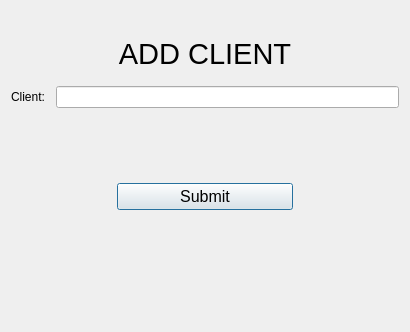
<?xml version="1.0" encoding="UTF-8"?>
<ui version="4.0">
 <class>addClient</class>
 <widget class="QDialog" name="addClient">
  <property name="geometry">
   <rect>
    <x>0</x>
    <y>0</y>
    <width>408</width>
    <height>332</height>
   </rect>
  </property>
  <property name="windowTitle">
   <string>Dialog</string>
  </property>
  <layout class="QGridLayout" name="gridLayout">
   <item row="1" column="0" colspan="4">
    <widget class="QLabel" name="label">
     <property name="sizePolicy">
      <sizepolicy hsizetype="Minimum" vsizetype="Fixed">
       <horstretch>0</horstretch>
       <verstretch>0</verstretch>
      </sizepolicy>
     </property>
     <property name="text">
      <string>&lt;html&gt;&lt;head/&gt;&lt;body&gt;&lt;p align=&quot;center&quot;&gt;&lt;span style=&quot; font-size:22pt;&quot;&gt;ADD CLIENT&lt;/span&gt;&lt;/p&gt;&lt;/body&gt;&lt;/html&gt;</string>
     </property>
    </widget>
   </item>
   <item row="4" column="1" colspan="2">
    <widget class="QPushButton" name="addButton">
     <property name="sizePolicy">
      <sizepolicy hsizetype="Preferred" vsizetype="Fixed">
       <horstretch>0</horstretch>
       <verstretch>0</verstretch>
      </sizepolicy>
     </property>
     <property name="font">
      <font>
       <pointsize>12</pointsize>
      </font>
     </property>
     <property name="text">
      <string>Submit</string>
     </property>
    </widget>
   </item>
   <item row="3" column="1" colspan="2">
    <spacer name="verticalSpacer_4">
     <property name="orientation">
      <enum>Qt::Orientation::Vertical</enum>
     </property>
     <property name="sizeType">
      <enum>QSizePolicy::Policy::Minimum</enum>
     </property>
     <property name="sizeHint" stdset="0">
      <size>
       <width>20</width>
       <height>60</height>
      </size>
     </property>
    </spacer>
   </item>
   <item row="2" column="0" colspan="4">
    <layout class="QGridLayout" name="gridLayout_2">
     <item row="0" column="0">
      <widget class="QLabel" name="label_2">
       <property name="sizePolicy">
        <sizepolicy hsizetype="Fixed" vsizetype="Maximum">
         <horstretch>0</horstretch>
         <verstretch>0</verstretch>
        </sizepolicy>
       </property>
       <property name="text">
        <string>Client:</string>
       </property>
      </widget>
     </item>
     <item row="0" column="3">
      <widget class="QLineEdit" name="titleNameEdit">
       <property name="sizePolicy">
        <sizepolicy hsizetype="Preferred" vsizetype="Minimum">
         <horstretch>0</horstretch>
         <verstretch>0</verstretch>
        </sizepolicy>
       </property>
      </widget>
     </item>
     <item row="0" column="1">
      <spacer name="horizontalSpacer">
       <property name="orientation">
        <enum>Qt::Orientation::Horizontal</enum>
       </property>
       <property name="sizeType">
        <enum>QSizePolicy::Policy::Fixed</enum>
       </property>
       <property name="sizeHint" stdset="0">
        <size>
         <width>5</width>
         <height>20</height>
        </size>
       </property>
      </spacer>
     </item>
    </layout>
   </item>
   <item row="4" column="3">
    <spacer name="horizontalSpacer_3">
     <property name="orientation">
      <enum>Qt::Orientation::Horizontal</enum>
     </property>
     <property name="sizeType">
      <enum>QSizePolicy::Policy::Fixed</enum>
     </property>
     <property name="sizeHint" stdset="0">
      <size>
       <width>100</width>
       <height>20</height>
      </size>
     </property>
    </spacer>
   </item>
   <item row="0" column="0" colspan="4">
    <spacer name="verticalSpacer">
     <property name="orientation">
      <enum>Qt::Orientation::Vertical</enum>
     </property>
     <property name="sizeType">
      <enum>QSizePolicy::Policy::Fixed</enum>
     </property>
     <property name="sizeHint" stdset="0">
      <size>
       <width>388</width>
       <height>17</height>
      </size>
     </property>
    </spacer>
   </item>
   <item row="4" column="0">
    <spacer name="horizontalSpacer_2">
     <property name="orientation">
      <enum>Qt::Orientation::Horizontal</enum>
     </property>
     <property name="sizeType">
      <enum>QSizePolicy::Policy::Fixed</enum>
     </property>
     <property name="sizeHint" stdset="0">
      <size>
       <width>100</width>
       <height>20</height>
      </size>
     </property>
    </spacer>
   </item>
   <item row="5" column="1" colspan="2">
    <spacer name="verticalSpacer_2">
     <property name="orientation">
      <enum>Qt::Orientation::Vertical</enum>
     </property>
     <property name="sizeType">
      <enum>QSizePolicy::Policy::Fixed</enum>
     </property>
     <property name="sizeHint" stdset="0">
      <size>
       <width>20</width>
       <height>100</height>
      </size>
     </property>
    </spacer>
   </item>
  </layout>
 </widget>
 <resources/>
 <connections/>
</ui>
